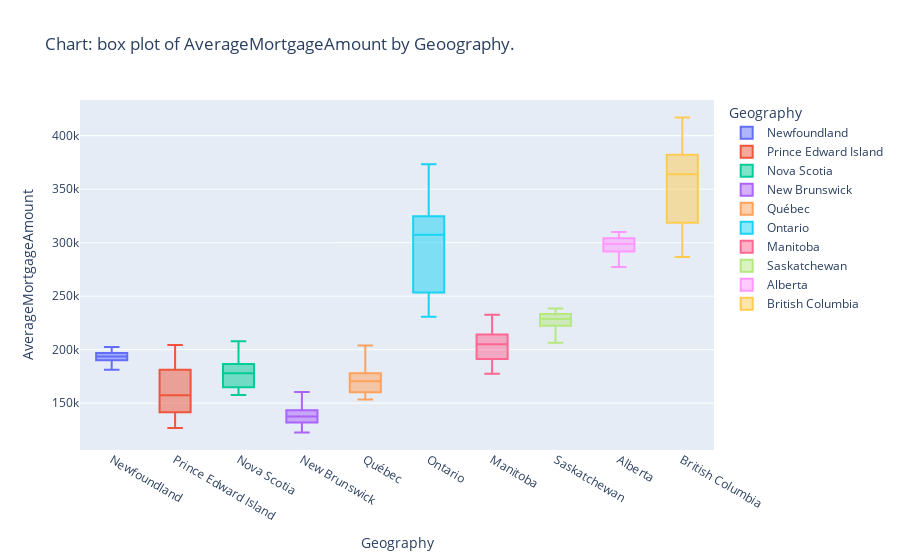

Notebook source saved alongside this figure:
### Markdown cell above
#### Exercise: Let's take a look at distribution of average mortgage amount and population size

Complete the code below to visualize the average mortgage amount and population size.

### Code cell
# AverageMortgageAmount DelinquencyRate PopulationSize
variable = "AverageMortgageAmount"
px.box(data_pop_del_mort_df, 
       x = 'Geography', 
       y = variable,
      color = 'Geography',
      title  = f'Chart: box plot of {variable} by Geoography.')

### Figure 1 — Plotly figure (JSON) as saved in the notebook; plotly's stock layout.template omitted (floating-point values rounded to 4 significant figures)
{"data": [{"alignmentgroup": "True", "hovertemplate": "Geography=%{x}<br>AverageMortgageAmount=%{y}<extra></extra>", "legendgroup": "Newfoundland", "marker": {"color": "#636efa"}, "name": "Newfoundland", "notched": false, "offsetgroup": "Newfoundland", "orientation": "v", "showlegend": true, "type": "box", "x": ["Newfoundland", "Newfoundland", "Newfoundland", "Newfoundland", "Newfoundland", "Newfoundland", "Newfoundland", "Newfoundland", "Newfoundland", "Newfoundland", "Newfoundland", "Newfoundland", "Newfoundland", "Newfoundland", "Newfoundland", "Newfoundland", "Newfoundland", "Newfoundland", "Newfoundland", "Newfoundland", "Newfoundland", "Newfoundland", "Newfoundland", "Newfoundland", "Newfoundland", "Newfoundland", "Newfoundland", "Newfoundland", "Newfoundland", "Newfoundland", "Newfoundland", "Newfoundland", "Newfoundland"], "x0": " ", "xaxis": "x", "y": [188732, 185794, 189098, 181331, 191818, 193100, 195479, 192856, 199560, 200310, 197406, 193956, 199758, 202487, 196798, 196806, 198265, 197794, 192057, 191412, 200378, 193619, 196431, 192252, 192106, 188614, 185276, 190582, 194536, 193870, 186268, 187431, 196100], "y0": " ", "yaxis": "y"}, {"alignmentgroup": "True", "hovertemplate": "Geography=%{x}<br>AverageMortgageAmount=%{y}<extra></extra>", "legendgroup": "Prince Edward Island", "marker": {"color": "#EF553B"}, "name": "Prince Edward Island", "notched": false, "offsetgroup": "Prince Edward Island", "orientation": "v", "showlegend": true, "type": "box", "x": ["Prince Edward Island", "Prince Edward Island", "Prince Edward Island", "Prince Edward Island", "Prince Edward Island", "Prince Edward Island", "Prince Edward Island", "Prince Edward Island", "Prince Edward Island", "Prince Edward Island", "Prince Edward Island", "Prince Edward Island", "Prince Edward Island", "Prince Edward Island", "Prince Edward Island", "Prince Edward Island", "Prince Edward Island", "Prince Edward Island", "Prince Edward Island", "Prince Edward Island", "Prince Edward Island", "Prince Edward Island", "Prince Edward Island", "Prince Edward Island", "Prince Edward Island", "Prince Edward Island", "Prince Edward Island", "Prince Edward Island", "Prince Edward Island", "Prince Edward Island", "Prince Edward Island", "Prince Edward Island", "Prince Edward Island"], "x0": " ", "xaxis": "x", "y": [140279, 138415, 137162, 126763, 139506, 141453, 141141, 137427, 143320, 141232, 146885, 146818, 150403, 155926, 157322, 150732, 169651, 155799, 175124, 174901, 176919, 175523, 179179, 182114, 181967, 178140, 181172, 181358, 190715, 185934, 193439, 189309, 204415], "y0": " ", "yaxis": "y"}, {"alignmentgroup": "True", "hovertemplate": "Geography=%{x}<br>AverageMortgageAmount=%{y}<extra></extra>", "legendgroup": "Nova Scotia", "marker": {"color": "#00cc96"}, "name": "Nova Scotia", "notched": false, "offsetgroup": "Nova Scotia", "orientation": "v", "showlegend": true, "type": "box", "x": ["Nova Scotia", "Nova Scotia", "Nova Scotia", "Nova Scotia", "Nova Scotia", "Nova Scotia", "Nova Scotia", "Nova Scotia", "Nova Scotia", "Nova Scotia", "Nova Scotia", "Nova Scotia", "Nova Scotia", "Nova Scotia", "Nova Scotia", "Nova Scotia", "Nova Scotia", "Nova Scotia", "Nova Scotia", "Nova Scotia", "Nova Scotia", "Nova Scotia", "Nova Scotia", "Nova Scotia", "Nova Scotia", "Nova Scotia", "Nova Scotia", "Nova Scotia", "Nova Scotia", "Nova Scotia", "Nova Scotia", "Nova Scotia", "Nova Scotia"], "x0": " ", "xaxis": "x", "y": [174688, 160046, 158806, 159945, 166426, 160189, 161383, 157664, 172827, 163584, 163607, 165288, 178091, 172863, 167596, 168948, 178784, 173305, 186024, 182526, 194802, 188559, 185858, 179407, 190443, 179921, 177863, 180958, 193586, 190168, 188267, 192060, 207877], "y0": " ", "yaxis": "y"}, {"alignmentgroup": "True", "hovertemplate": "Geography=%{x}<br>AverageMortgageAmount=%{y}<extra></extra>", "legendgroup": "New Brunswick", "marker": {"color": "#ab63fa"}, "name": "New Brunswick", "notched": false, "offsetgroup": "New Brunswick", "orientation": "v", "showlegend": true, "type": "box", "x": ["New Brunswick", "New Brunswick", "New Brunswick", "New Brunswick", "New Brunswick", "New Brunswick", "New Brunswick", "New Brunswick", "New Brunswick", "New Brunswick", "New Brunswick", "New Brunswick", "New Brunswick", "New Brunswick", "New Brunswick", "New Brunswick", "New Brunswick", "New Brunswick", "New Brunswick", "New Brunswick", "New Brunswick", "New Brunswick", "New Brunswick", "New Brunswick", "New Brunswick", "New Brunswick", "New Brunswick", "New Brunswick", "New Brunswick", "New Brunswick", "New Brunswick", "New Brunswick", "New Brunswick"], "x0": " ", "xaxis": "x", "y": [133390, 126138, 124645, 122572, 131542, 128155, 127766, 124221, 135592, 132766, 132025, 128378, 137565, 137039, 132325, 133027, 143533, 140124, 141196, 135748, 147934, 142799, 139711, 139750, 150353, 143324, 140850, 137809, 152606, 147047, 146701, 149590, 160349], "y0": " ", "yaxis": "y"}, {"alignmentgroup": "True", "hovertemplate": "Geography=%{x}<br>AverageMortgageAmount=%{y}<extra></extra>", "legendgroup": "Québec", "marker": {"color": "#FFA15A"}, "name": "Québec", "notched": false, "offsetgroup": "Québec", "orientation": "v", "showlegend": true, "type": "box", "x": ["Québec", "Québec", "Québec", "Québec", "Québec", "Québec", "Québec", "Québec", "Québec", "Québec", "Québec", "Québec", "Québec", "Québec", "Québec", "Québec", "Québec", "Québec", "Québec", "Québec", "Québec", "Québec", "Québec", "Québec", "Québec", "Québec", "Québec", "Québec", "Québec", "Québec", "Québec", "Québec", "Québec"], "x0": " ", "xaxis": "x", "y": [159661, 153413, 153909, 155016, 160147, 155512, 156424, 160165, 166426, 160073, 161563, 164764, 170403, 164235, 167154, 169326, 176522, 170309, 171992, 171716, 177306, 173182, 175297, 183507, 187727, 173911, 175658, 179523, 187136, 183501, 189390, 195538, 203861], "y0": " ", "yaxis": "y"}, {"alignmentgroup": "True", "hovertemplate": "Geography=%{x}<br>AverageMortgageAmount=%{y}<extra></extra>", "legendgroup": "Ontario", "marker": {"color": "#19d3f3"}, "name": "Ontario", "notched": false, "offsetgroup": "Ontario", "orientation": "v", "showlegend": true, "type": "box", "x": ["Ontario", "Ontario", "Ontario", "Ontario", "Ontario", "Ontario", "Ontario", "Ontario", "Ontario", "Ontario", "Ontario", "Ontario", "Ontario", "Ontario", "Ontario", "Ontario", "Ontario", "Ontario", "Ontario", "Ontario", "Ontario", "Ontario", "Ontario", "Ontario", "Ontario", "Ontario", "Ontario", "Ontario", "Ontario", "Ontario", "Ontario", "Ontario", "Ontario"], "x0": " ", "xaxis": "x", "y": [247455, 235667, 233122, 230770, 249054, 244060, 244077, 240828, 262838, 257244, 254854, 259093, 281259, 277802, 278626, 285024, 307369, 310236, 319009, 326645, 338561, 323821, 322179, 315576, 327367, 321579, 321074, 324080, 343117, 343768, 348272, 363432, 373371], "y0": " ", "yaxis": "y"}, {"alignmentgroup": "True", "hovertemplate": "Geography=%{x}<br>AverageMortgageAmount=%{y}<extra></extra>", "legendgroup": "Manitoba", "marker": {"color": "#FF6692"}, "name": "Manitoba", "notched": false, "offsetgroup": "Manitoba", "orientation": "v", "showlegend": true, "type": "box", "x": ["Manitoba", "Manitoba", "Manitoba", "Manitoba", "Manitoba", "Manitoba", "Manitoba", "Manitoba", "Manitoba", "Manitoba", "Manitoba", "Manitoba", "Manitoba", "Manitoba", "Manitoba", "Manitoba", "Manitoba", "Manitoba", "Manitoba", "Manitoba", "Manitoba", "Manitoba", "Manitoba", "Manitoba", "Manitoba", "Manitoba", "Manitoba", "Manitoba", "Manitoba", "Manitoba", "Manitoba", "Manitoba", "Manitoba"], "x0": " ", "xaxis": "x", "y": [188298, 181097, 177560, 177517, 192732, 189570, 188107, 184554, 200051, 197527, 191444, 190383, 206275, 201640, 193970, 196385, 209051, 206958, 203999, 205085, 216750, 217136, 207988, 207436, 220454, 214060, 206692, 214873, 222637, 218918, 212508, 217416, 232725], "y0": " ", "yaxis": "y"}, {"alignmentgroup": "True", "hovertemplate": "Geography=%{x}<br>AverageMortgageAmount=%{y}<extra></extra>", "legendgroup": "Saskatchewan", "marker": {"color": "#B6E880"}, "name": "Saskatchewan", "notched": false, "offsetgroup": "Saskatchewan", "orientation": "v", "showlegend": true, "type": "box", "x": ["Saskatchewan", "Saskatchewan", "Saskatchewan", "Saskatchewan", "Saskatchewan", "Saskatchewan", "Saskatchewan", "Saskatchewan", "Saskatchewan", "Saskatchewan", "Saskatchewan", "Saskatchewan", "Saskatchewan", "Saskatchewan", "Saskatchewan", "Saskatchewan", "Saskatchewan", "Saskatchewan", "Saskatchewan", "Saskatchewan", "Saskatchewan", "Saskatchewan", "Saskatchewan", "Saskatchewan", "Saskatchewan", "Saskatchewan", "Saskatchewan", "Saskatchewan", "Saskatchewan", "Saskatchewan", "Saskatchewan", "Saskatchewan", "Saskatchewan"], "x0": " ", "xaxis": "x", "y": [217945, 213126, 206354, 211979, 224868, 225414, 226559, 218781, 231768, 233854, 228569, 226957, 234840, 231611, 225641, 230729, 236380, 232174, 234786, 233545, 238533, 234340, 230702, 229851, 233255, 223628, 217157, 216369, 228721, 224315, 216188, 225641, 237386], "y0": " ", "yaxis": "y"}, {"alignmentgroup": "True", "hovertemplate": "Geography=%{x}<br>AverageMortgageAmount=%{y}<extra></extra>", "legendgroup": "Alberta", "marker": {"color": "#FF97FF"}, "name": "Alberta", "notched": false, "offsetgroup": "Alberta", "orientation": "v", "showlegend": true, "type": "box", "x": ["Alberta", "Alberta", "Alberta", "Alberta", "Alberta", "Alberta", "Alberta", "Alberta", "Alberta", "Alberta", "Alberta", "Alberta", "Alberta", "Alberta", "Alberta", "Alberta", "Alberta", "Alberta", "Alberta", "Alberta", "Alberta", "Alberta", "Alberta", "Alberta", "Alberta", "Alberta", "Alberta", "Alberta", "Alberta", "Alberta", "Alberta", "Alberta", "Alberta"], "x0": " ", "xaxis": "x", "y": [282371, 277555, 277158, 278516, 289263, 284928, 291926, 290722, 304374, 305558, 303976, 299837, 309953, 303244, 296111, 298884, 304683, 302095, 301254, 300115, 307837, 307662, 302814, 302116, 305101, 295839, 291721, 293612, 297609, 297552, 291747, 296269, 305600], "y0": " ", "yaxis": "y"}, {"alignmentgroup": "True", "hovertemplate": "Geography=%{x}<br>AverageMortgageAmount=%{y}<extra></extra>", "legendgroup": "British Columbia", "marker": {"color": "#FECB52"}, "name": "British Columbia", "notched": false, "offsetgroup": "British Columbia", "orientation": "v", "showlegend": true, "type": "box", "x": ["British Columbia", "British Columbia", "British Columbia", "British Columbia", "British Columbia", "British Columbia", "British Columbia", "British Columbia", "British Columbia", "British Columbia", "British Columbia", "British Columbia", "British Columbia", "British Columbia", "British Columbia", "British Columbia", "British Columbia", "British Columbia", "British Columbia", "British Columbia", "British Columbia", "British Columbia", "British Columbia", "British Columbia", "British Columbia", "British Columbia", "British Columbia", "British Columbia", "British Columbia", "British Columbia", "British Columbia", "British Columbia", "British Columbia"], "x0": " ", "xaxis": "x", "y": [305427, 289864, 286652, 290928, 303663, 305256, 309374, 305138, 321625, 323373, 325035, 328540, 350672, 357016, 368782, 385910, 395297, 366703, 358655, 369174, 389430, 381223, 384794, 371860, 378187, 364330, 363239, 363924, 376343, 386494, 393711, 397853, 417004], "y0": " ", "yaxis": "y"}], "layout": {"boxmode": "overlay", "legend": {"title": {"text": "Geography"}, "tracegroupgap": 0}, "title": {"text": "Chart: box plot of AverageMortgageAmount by Geoography."}, "xaxis": {"anchor": "y", "categoryarray": ["Newfoundland", "Prince Edward Island", "Nova Scotia", "New Brunswick", "Québec", "Ontario", "Manitoba", "Saskatchewan", "Alberta", "British Columbia"], "categoryorder": "array", "domain": [0, 1], "title": {"text": "Geography"}}, "yaxis": {"anchor": "x", "domain": [0, 1], "title": {"text": "AverageMortgageAmount"}}}}
